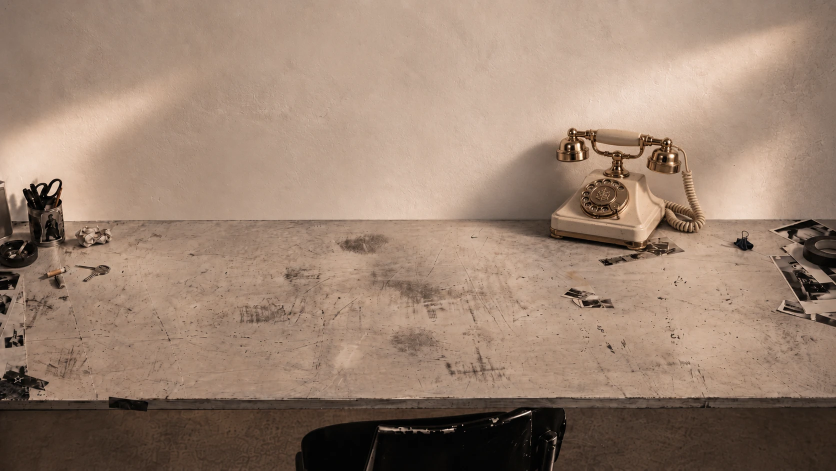
#> input picture source-assets/desk-phone-reference.webp, 1672 x 941 px (shown at 1/2 size)
$ python derive-desk-phone.py
#> lines starting #> are read from the running program, lines starting #| are printed output that depends on the picture; after the words box and inside, x2 and y2 are one past the last pixel; in counts of white or black regions, pixels touching at a corner belong together
"""
Derive Rosario's desk telephone (public/studio/phone/*.webp) from the image
supplied for it (source-assets/desk-phone-reference.webp): the studio plate
with a cream and brass rotary telephone standing against the wall.

That image is the plate re-made around the telephone (its wall grain, light
patches and desk texture all differ slightly from that plate: source-assets/
desk-previous-plate.png, the studio before its three lights, see derive-desk-moods.py),
so it does not replace the plate: only the telephone is cut out of it, and
its shadow is carried over as a darkening, to be laid on the original plate.

  1. The telephone: segmented with GrabCut from a loose outline, the parts
     the colour model would lose (the thin brass cradle arms, the cord's wire
     and coils) drawn in as sure foreground, and the wall and desk seen
     between its parts (inside the cradle, around the cord, the photograph
     under its right foot) as sure background.
  2. Its edge: soft by less than a pixel, and each edge pixel takes the
     colour of the telephone just inside it (no wall showing at the rim).
  3. Two layers, so the handset can move: the handset (both bells, their arms
     and the handle), and the rest (body, dial, cradle, cord).
  4. Its grade: the supplied image is a little warmer than the plate; the
     telephone is brought to the plate's colour (measured on the wall and desk
     away from it, in both images).
  5. Its shadow: the supplied image over the plate, blurred (the grain of the
     two walls differs), as a multiplying layer: white where nothing changes,
     darker where the telephone shades the wall and the desk.

usage: python source-assets/derive-desk-phone.py
"""
from pathlib import Path

import cv2
import numpy as np
from PIL import Image

ROOT = Path(__file__).resolve().parent.parent
REF = ROOT / "source-assets" / "desk-phone-reference.webp"
PLATE = ROOT / "source-assets" / "desk-previous-plate.png"
OUT = ROOT / "public" / "studio" / "phone"
OUT.mkdir(parents=True, exist_ok=True)

ref = np.asarray(Image.open(REF).convert("RGB")).astype(np.float64)
plate = np.asarray(Image.open(PLATE).convert("RGB")).astype(np.float64)
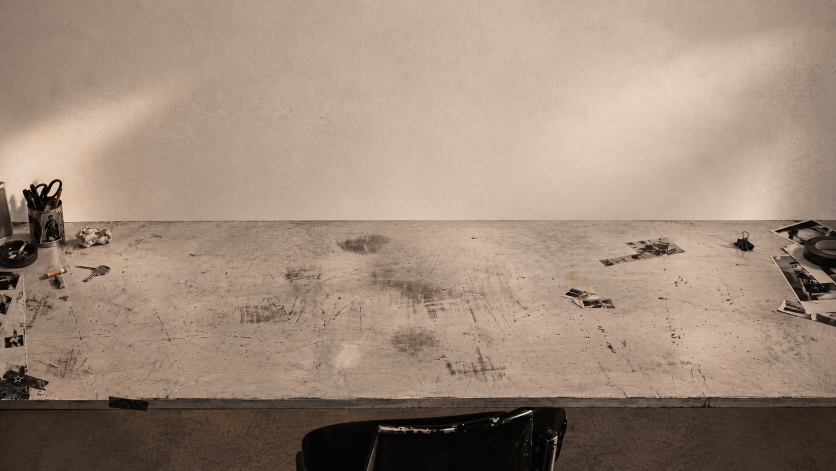
#> input picture source-assets/desk-previous-plate.png, 1672 x 941 px (shown at 1/2 size)
assert ref.shape == plate.shape, "the supplied image must be the plate's size"

# The telephone's box on the plate (px), and the shadow's.
X0, Y0, X1, Y1 = 1085, 245, 1425, 500
SX0, SY0, SX1, SY1 = 880, 232, 1430, 506

# 4. The plate's grade over the supplied image's, on wall and desk away from the telephone.
regions = [(100, 400, 200, 800), (550, 750, 300, 1000)]
corr = np.mean([plate[a:b, c:d].mean((0, 1)) / ref[a:b, c:d].mean((0, 1)) for a, b, c, d in regions], axis=0)
#> corr = [1.01, 1.03, 1.05]

crop = ref[Y0:Y1, X0:X1]
H, W = crop.shape[:2]
#> H = 255; W = 340
P = lambda pts: np.array([[x - X0, y - Y0] for x, y in pts], np.int32)

# 1. Segmentation.
mask = np.full((H, W), cv2.GC_BGD, np.uint8)
outline = [(1108,300),(1110,265),(1128,254),(1150,253),(1175,255),(1195,252),(1285,253),(1305,262),(1330,268),(1348,275),(1370,283),(1384,292),(1388,335),(1402,372),(1414,418),(1420,452),(1408,471),(1378,474),(1352,468),(1342,472),(1334,494),(1292,498),(1200,492),(1112,480),(1096,470),(1094,440),(1112,418),(1150,372),(1176,343),(1180,330),(1110,328)]
cv2.fillPoly(mask, [P(outline)], cv2.GC_PR_FGD)
#> mask: shape (255, 340); values 0 (black) and 3 (white), 73.4% white; 1 black region, box (x1, y1, x2, y2) and area: (0, 0, 340, 255) 23052
background = [
    [(1112,327),(1176,327),(1178,336),(1150,366),(1112,410),(1096,436),(1094,330)],   # left of the body, under the left bell
    [(1262,296),(1292,292),(1296,330),(1290,336),(1262,338)],                           # between the cradle post and the right bell
    [(1334,350),(1360,352),(1368,392),(1336,396)],                                        # right of the body, left of the cord
    [(1322,446),(1330,452),(1340,470),(1372,474),(1405,478),(1405,500),(1298,500),(1302,490),(1294,480),(1302,465)],  # desk and photo right of the base
    [(1192,313),(1223,313),(1221,334),(1190,336)],                                        # wall left of the cradle post
    [(1247,313),(1275,313),(1277,336),(1250,334)],                                        # wall right of the cradle post
    [(1180,290),(1194,292),(1196,300),(1182,300)],                                        # under the handle, left of the fork
    [(1193,291),(1276,291),(1276,299),(1245,301),(1222,301),(1193,299)],                  # the wall inside the cradle's U
    [(1363,304),(1367,304),(1367,340),(1363,344)],                                        # between the right bell and the cord's wire
    [(1340,348),(1364,348),(1365,398),(1340,402)],                                        # inside the cord's loop
]
for poly in background:
    cv2.fillPoly(mask, [P(poly)], cv2.GC_BGD)
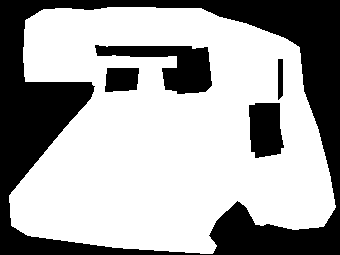
#> mask: shape (255, 340); values 0 (black) and 3 (white), 65.3% white; 5 black regions, box (x1, y1, x2, y2) and area: (0, 0, 340, 255) 24909, (95, 45, 212, 94) 2652, (249, 103, 284, 158) 1611, (105, 68, 139, 92) 734, (278, 59, 283, 100) 195
for poly in [
    [(1150,440),(1300,430),(1310,470),(1140,470)],   # body front
    [(1175,360),(1240,350),(1250,410),(1180,415)],   # dial
    [(1200,262),(1272,262),(1272,282),(1200,282)],   # handle
    [(1122,285),(1170,285),(1170,315),(1122,315)],   # left bell
    [(1305,300),(1352,300),(1352,335),(1305,335)],   # right bell
    [(1218,312),(1250,312),(1250,345),(1218,345)],   # cradle post
    [(1374,360),(1392,360),(1396,420),(1380,422)],   # cord coils
]:
    cv2.fillPoly(mask, [P(poly)], cv2.GC_FGD)
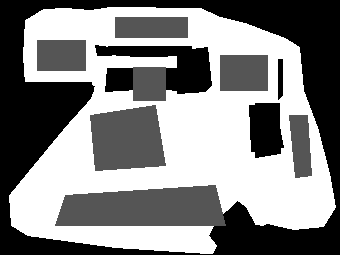
#> mask: shape (255, 340); 19.46% of pixels changed, all inside (x1, y1, x2, y2) = (37, 17, 312, 226); drawn with min black and max white
thin = [
    ([(1186,266),(1187,284),(1192,296),(1202,304),(1219,309),(1233,310),(1250,309),(1267,307),(1278,300),(1282,287),(1283,270)], 5),  # cradle
    ([(1344,292),(1356,295),(1366,301),(1371,312),(1373,325),(1374,340)], 4),   # the cord's wire
    ([(1374,338),(1375,352),(1377,368),(1379,384),(1382,400)], 9),               # its coils, downwards
    ([(1400,405),(1370,407),(1345,410),(1333,414)], 11),                         # its lower loop, into the side
    ([(1338,446),(1360,452),(1385,455),(1402,448),(1407,430),(1400,410)], 11),
]
for pts, width in thin:
    cv2.polylines(mask, [P(pts)], False, cv2.GC_FGD, width)
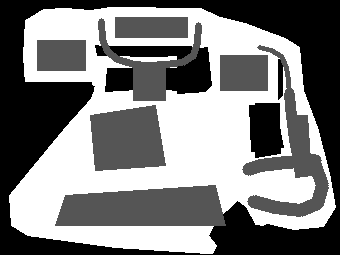
#> mask: shape (255, 340); 4.51% of pixels changed, all inside (x1, y1, x2, y2) = (98, 18, 329, 217); drawn with min black and max white
bgd = np.zeros((1, 65)); fgd = np.zeros((1, 65))
cv2.grabCut(cv2.cvtColor(crop.astype(np.uint8), cv2.COLOR_RGB2BGR), mask, None, bgd, fgd, 10, cv2.GC_INIT_WITH_MASK)
fg = ((mask == cv2.GC_FGD) | (mask == cv2.GC_PR_FGD)).astype(np.uint8)
# The wall seen inside the cradle's U, under the handle (it shows once the handset is lifted).
cv2.fillPoly(fg, [P([(1193,292),(1277,292),(1277,300),(1262,303),(1206,303),(1193,300)])], 0)
#> fg: shape (255, 340); values 0 (black) and 1 (white), 50.3% white; 4 black regions (2 under 20 px), largest, box (x1, y1, x2, y2) and area: (0, 0, 340, 255) 36503, (166, 45, 289, 161) 6590
n, lab, stats, _ = cv2.connectedComponentsWithStats(fg)
#> n = 2
fg = (lab == 1 + np.argmax(stats[1:, cv2.CC_STAT_AREA])).astype(np.uint8)

# 2. A soft edge, less than a pixel wide, its faintest part tightened; edge colours from just inside.
alpha = cv2.GaussianBlur(fg.astype(np.float64), (0, 0), 0.75)
alpha = np.clip((alpha - 0.12) / 0.88, 0, 1)
inside = (alpha > 0.98).astype(np.float64)
num = cv2.GaussianBlur(crop * inside[..., None], (0, 0), 1.6)
den = cv2.GaussianBlur(inside, (0, 0), 1.6)[..., None]
#> inside: shape (255, 340) float64; values 0 (black) and 1 (white), 47.2% white; 1 white region, box (x1, y1, x2, y2) and area: (18, 12, 328, 250) 40902
rim = np.where(den > 1e-3, num / np.maximum(den, 1e-3), crop)
colour = np.where((alpha < 0.98)[..., None], rim, crop) * corr
colour = np.clip(colour, 0, 255)

# 3. The handset: both bells, their arms and the handle (the cradle and the cord stay with the body).
handset = np.zeros((H, W), np.uint8)
cv2.fillPoly(handset, [P([(1104,256),(1195,249),(1290,249),(1340,261),(1352,274),(1362,288),(1364,352),(1289,352),(1288,294),(1196,294),(1181,299),(1182,330),(1104,330)])], 1)
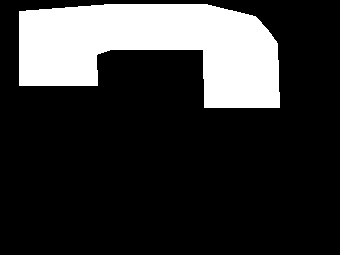
#> handset: shape (255, 340); values 0 (black) and 1 (white), 20.7% white; 1 white region, box (x1, y1, x2, y2) and area: (19, 4, 280, 108) 17977
cv2.polylines(handset, [P([(1344,292),(1356,295),(1366,301)])], False, 1, 5)   # the wire where it leaves the bell
#> handset: shape (255, 340); values 0 (black) and 1 (white), 20.8% white; 1 white region, box (x1, y1, x2, y2) and area: (19, 4, 285, 108) 18023
hs = cv2.GaussianBlur(handset.astype(np.float64), (0, 0), 0.6)

def save(name, a):
#> called with name = 'phone-body.webp'
    rgba = np.dstack([colour, np.clip(a, 0, 1) * 255]).astype(np.uint8)
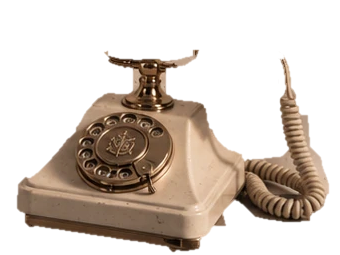
#> rgba: shape (255, 340, 4); mean R, G, B, A 147.8, 121.3, 99.8, 97; transparent parts drawn white
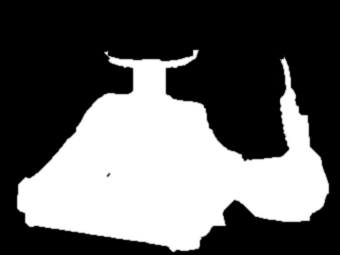
#> a: shape (255, 340) float64; min -2.22e-16, max 1, mean 0.38; drawn with min black and max white
    Image.fromarray(rgba, "RGBA").save(OUT / name, lossless=False, quality=92, method=6)
#> (the run stopped early here; a loop or call above may not have finished)
